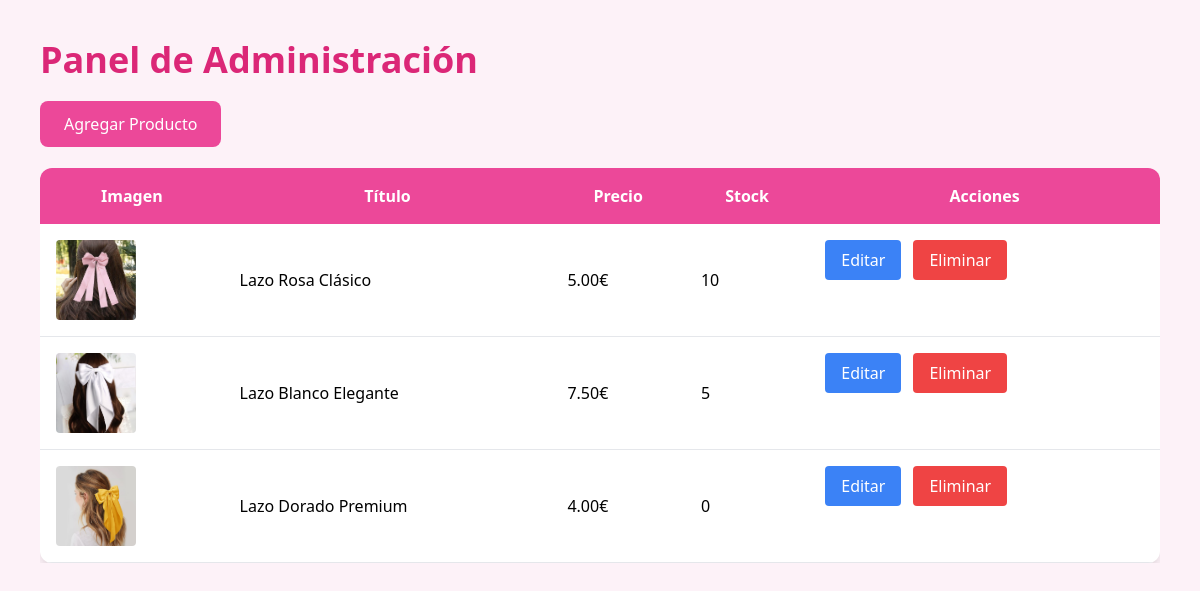
Page /tienda-online/admin.php on the committed database.
### tables this page shows
CREATE TABLE `productos` (
  `id` int NOT NULL,
  `nombre` varchar(100) NOT NULL,
  `descripcion` text,
  `precio` decimal(10,2) NOT NULL,
  `stock` int NOT NULL DEFAULT '0',
  `imagen` varchar(255) DEFAULT 'default.jpg'
);

### tienda-online/admin.php (the view, shortened to what this page needs)
<?php
require_once("conexion.php");
$sql = $conexion->prepare("SELECT * FROM productos");
$sql->execute();
$productos = $sql->fetchAll(PDO::FETCH_ASSOC);
?>
<!DOCTYPE html>
<html lang="es">
<head>
<script src="https://cdn.tailwindcss.com"></script>
</head>
<body class="bg-pink-50 p-10">
<h1 class="text-4xl font-bold text-pink-600 mb-8">
Panel de Administración
</h1>
<a href="crear.php"
class="bg-pink-500 text-white px-6 py-3 rounded-lg">
Agregar Producto
</a>
<div class="overflow-x-auto mt-8">
<table class="w-full bg-white shadow-lg rounded-xl overflow-hidden">
<thead class="bg-pink-500 text-white">
<tr>
<th class="p-4">Imagen</th>
<th class="p-4">Título</th>
<th class="p-4">Precio</th>
<th class="p-4">Stock</th>
<th class="p-4">Acciones</th>
</tr>
</thead>
<tbody>
<?php foreach($productos as $producto){ ?>
<tr class="border-b">
<td class="p-4">
<img
src="img/<?php echo $producto['imagen']; ?>"
class="w-20 h-20 object-cover rounded">
</td>
<td class="p-4">
<?php echo $producto['nombre']; ?>
</td>
<td class="p-4">
<?php echo $producto['precio']; ?>€
</td>
<td class="p-4">
<?php echo $producto['stock']; ?>
</td>
<td class="p-4 flex gap-3">
<a
href="editar.php?id=<?php echo $producto['id']; ?>"
class="bg-blue-500 text-white px-4 py-2 rounded">
Editar
</a>
<a
href="eliminar.php?id=<?php echo $producto['id']; ?>"
class="bg-red-500 text-white px-4 py-2 rounded">
Eliminar
</a>
</td>
</tr>
<?php } ?>
</tbody>
</table>
</div>
</body>
</html>

### rows in the picture
productos: imagen (picture), nombre "Lazo Rosa Clásico", precio "5.00", stock "10"
productos: imagen (picture), nombre "Lazo Blanco Elegante", precio "7.50", stock "5"
productos: imagen (picture), nombre "Lazo Dorado Premium", precio "4.00", stock "0"
